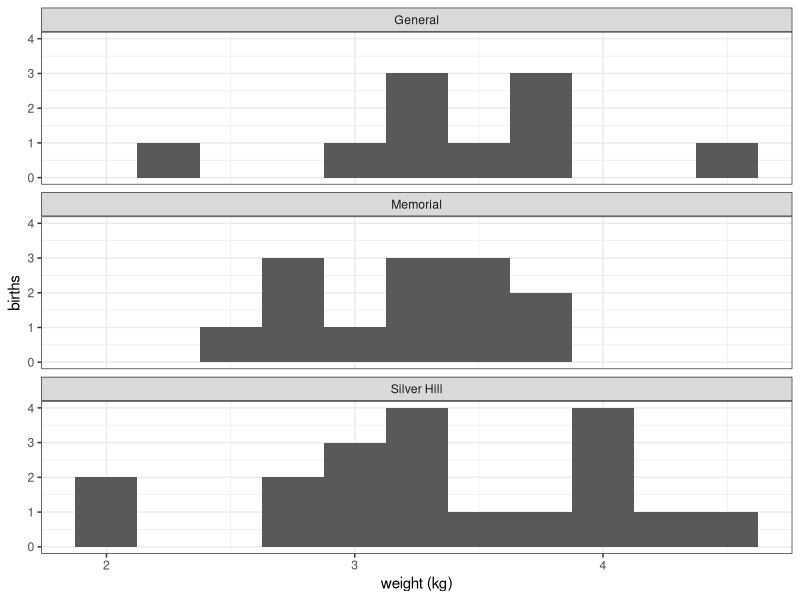
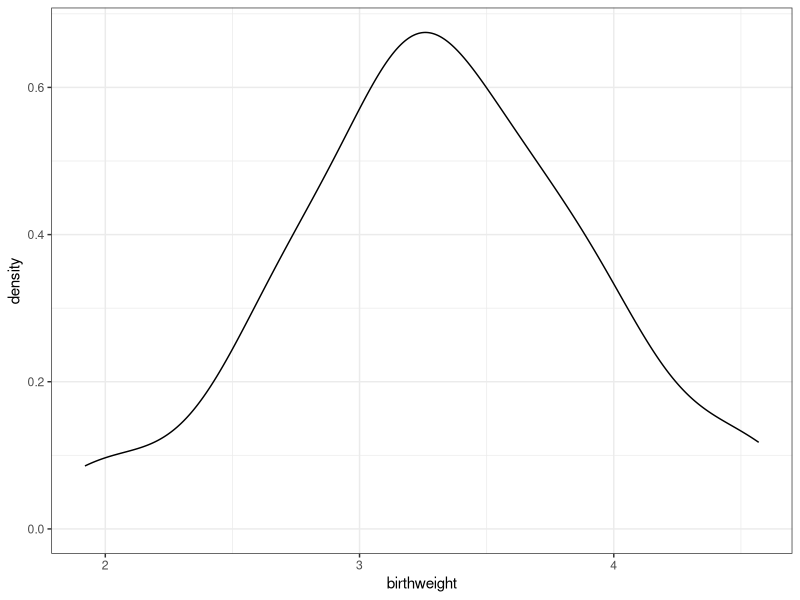
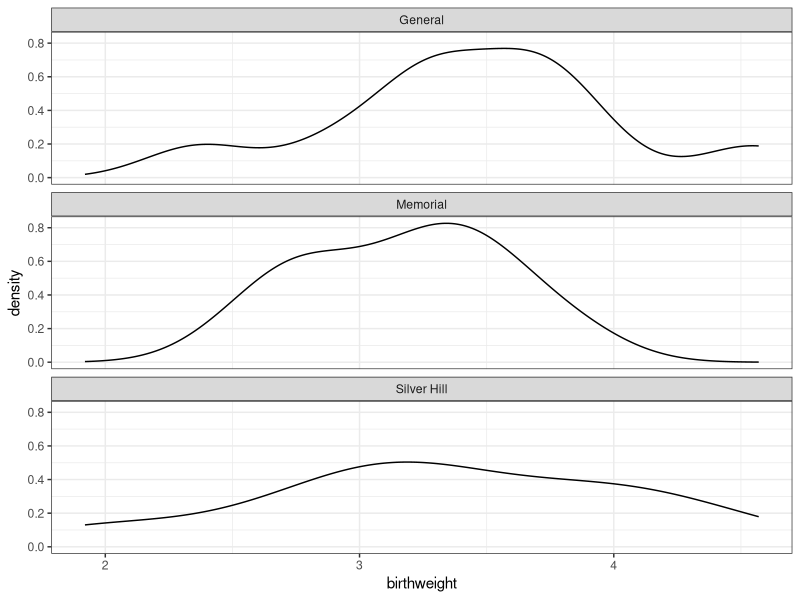
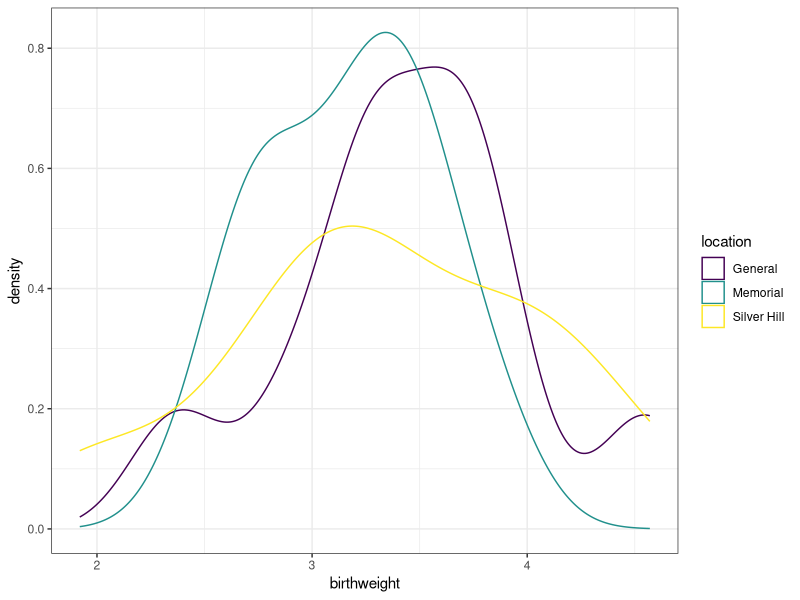
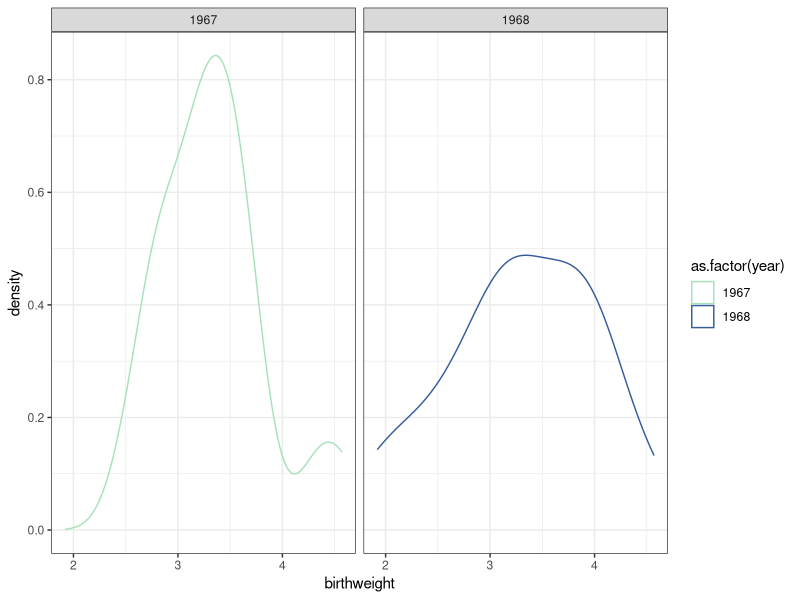
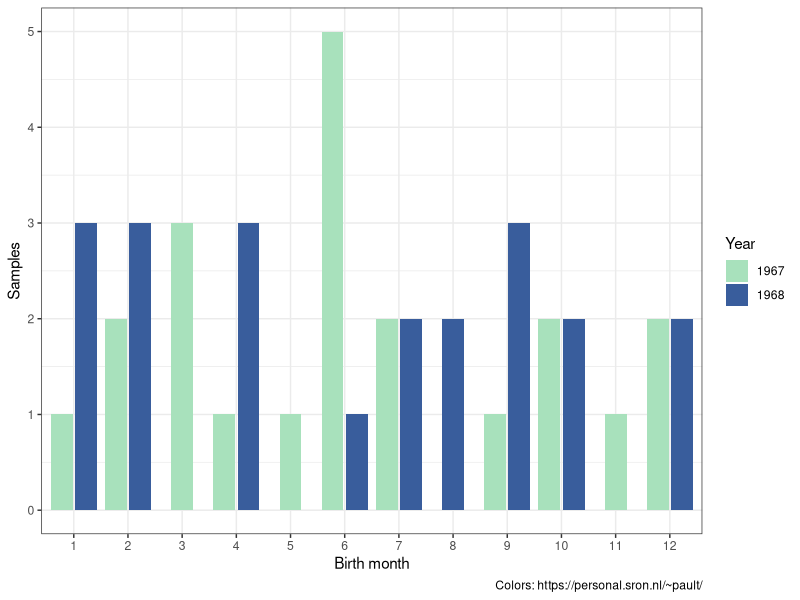
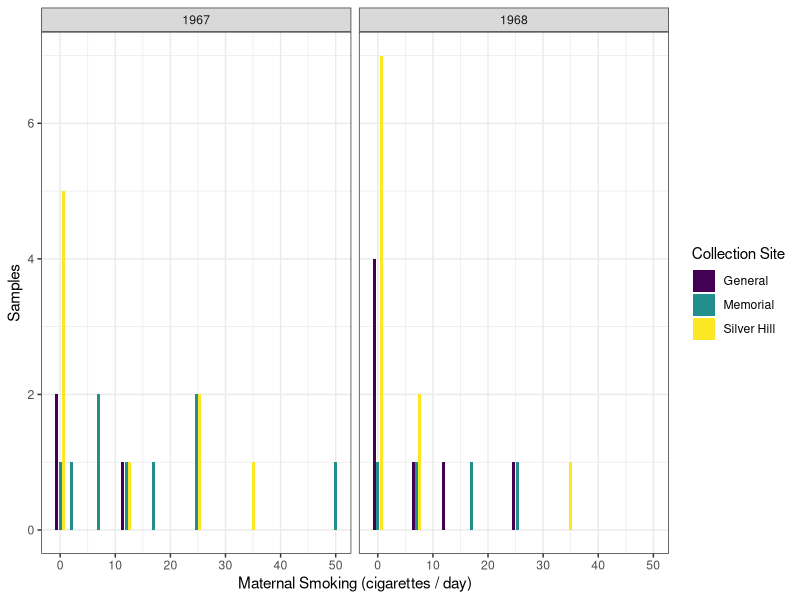
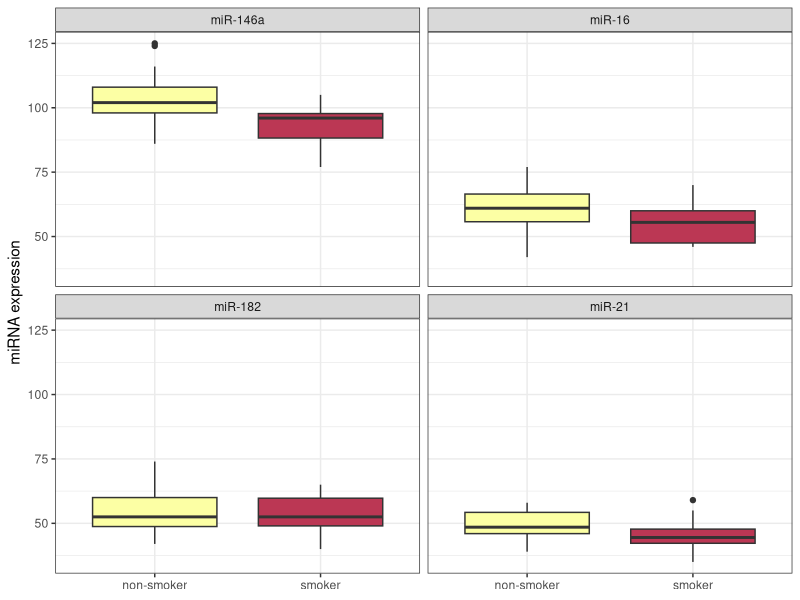

R code for these plots, in order:
## ---- chunk 1
birthweight <- read.csv("datasets/birthweight.csv")
## ---- chunk 2
class(birthweight)
dim(birthweight)
## ---- chunk 3
birthweight
## ---- chunk 4
birthweight$birthweight
mean(birthweight$birthweight)
## ---- chunk 5
birthweight[["birthweight"]]
mean(birthweight[["birthweight"]])
## ---- chunk 6
# which column contains the birthweight?
# lines beginning with a '#' will not be executed by R
colnames(birthweight)
birthweight[[5]]
mean(birthweight[[5]])
# un-comment the following line and see what happens:
#birthweight$5
## ---- chunk 7
birthweight[5]
## ---- chunk 8
birthweight[c(1,5)]
## ---- chunk 9
birthweight[1, 5]
## ---- chunk 10
birthweight[c(2,7,29), c(1,5)]
## ---- chunk 11
colnames(birthweight)
birthweight[c("maternal.cigarettes", "birthweight")]
birthweight[c(1,3,5:13), -c(13:16)]
## ---- chunk 12
birthweight[c(1,3,5:13), c(TRUE, TRUE, TRUE, TRUE, TRUE, TRUE, TRUE, TRUE, TRUE, TRUE, TRUE, TRUE, FALSE, FALSE, FALSE, FALSE, TRUE, TRUE)]
## ---- chunk 13
birthweight$length
birthweight$length < 50
birthweight[birthweight$length < 50, c(1,4:12,17,18)]
## ---- chunk 14
birthweight$length[1]
birthweight$length[c(1,2)]
## ---- chunk 15
class(birthweight$birthweight)
class(birthweight$geriatric.pregnancy)
class(birthweight$smoker)
## ---- chunk 16
birthweight[birthweight$head.circumference > 35, c("length", "weeks.gestation", "maternal.height", "paternal.height")]
birthweight[birthweight$maternal.age <= 20, c("location", "maternal.age", "paternal.age")]
birthweight[birthweight$paternal.education == 10, c(1,13:16)]
birthweight[birthweight$weeks.gestation != 40, "weeks.gestation"]
birthweight[birthweight$location == "General",]
## ---- chunk 17
is.numeric(birthweight$ID)
is.numeric(birthweight$smoker)
## ---- chunk 18
as.logical(birthweight$low.birthweight)
as.logical(birthweight$smoker)
## ---- chunk 19
as.numeric(birthweight$geriatric.pregnancy)
## ---- chunk 20
as.logical(birthweight$maternal.age)
## ---- chunk 21
birthweight$low.birthweight <- as.logical(birthweight$low.birthweight)
birthweight
## ---- chunk 22
birthweight$smoker == "yes"
birthweight$smoker <- (birthweight$smoker == "yes")
birthweight
## ---- chunk 23
?table
table(birthweight$geriatric.pregnancy, birthweight$low.birthweight)
## ---- chunk 24
?chisq.test
chisq.test(birthweight$geriatric.pregnancy, birthweight$low.birthweight)
## ---- chunk 25
mean(birthweight$birthweight[birthweight$geriatric.pregnancy])
# the ! character is used for negation
mean(birthweight$birthweight[!birthweight$geriatric.pregnancy])
## ---- chunk 26
mean(birthweight$paternal.age)
mean(birthweight$paternal.age, na.rm = TRUE)
sd(birthweight$paternal.age, na.rm = TRUE)
## ---- chunk 27
?strsplit
strsplit(birthweight$birth.date, split = "/")
## ---- chunk 28
unlist(strsplit(birthweight$birth.date, split = "/"))
## ---- chunk 29
# by row
apply(birthweight[,c("maternal.cigarettes", "paternal.cigarettes")], 1, sum)
# by column
apply(birthweight[,c("maternal.cigarettes", "paternal.cigarettes")], 2, sum)
## ---- chunk 30
mapply(sum, birthweight$maternal.cigarettes, birthweight$paternal.cigarettes)
## ---- chunk 31
tapply(birthweight$birthweight, birthweight$smoker, mean)
## ---- chunk 32
lapply(strsplit(birthweight$birth.date, split = "/"), '[[', 1)
sapply(strsplit(birthweight$birth.date, split = "/"), '[[', 1)
## ---- chunk 33
# custom function takes a vector of dates and returns a data frame with columns day, month, and year
split_MMDDYYYY <- function(date_vector){
  date_list = lapply(seq(1:3), function(i){
    as.integer(sapply(strsplit(date_vector, split = "/"), '[[', i))
  })
  names(date_list) = c("month", "day", "year")
  as.data.frame(do.call("cbind", date_list))
}

split_MMDDYYYY(birthweight$birth.date)
## ---- chunk 34
birthweight <- cbind(birthweight, split_MMDDYYYY(birthweight$birth.date))
## ---- chunk 35
mir <- read.csv("datasets/miRNA.csv", row.names = 1)
mir
## ---- chunk 36
mir <- as.data.frame(t(mir))
mir$ID <- gsub("sample.", "", rownames(mir))
experiment <- merge(birthweight, mir)
experiment
## ---- chunk 37
write.csv(experiment, "experiment.csv")
## ---- chunk 38
if (!("BiocManager" %in% rownames(installed.packages()))){
  install.packages("BiocManager")
}
if (!("ggplot2" %in% rownames(installed.packages()))){
  install.packages("ggplot2")
}
if (!("tidyr" %in% rownames(installed.packages()))){
  install.packages("tidyr")
}
if (!("dplyr" %in% rownames(installed.packages()))){
  install.packages("dplyr")
}
if (!("magrittr" %in% rownames(installed.packages()))){
  install.packages("magrittr")
}
if (!("viridis" %in% rownames(installed.packages()))){
  install.packages("viridis")
}
## ---- chunk 39
library(tidyr)
library(dplyr)
library(magrittr)
## ---- chunk 40
birthweight
## ---- chunk 41
experiment %>%
  filter(low.birthweight == TRUE) %>%
  select(birth.date, length, birthweight, smoker)
# equivalent to:
experiment[experiment$low.birthweight == TRUE, c("birth.date", "length", "birthweight", "smoker")]
## ---- chunk 42
experiment %>%
  filter(low.birthweight == TRUE) %>%
  select(birth.date, length, birthweight, smoker) %>%
  separate(col = birth.date, sep = "[/]", into = c("month", "day", "year"))
## ---- chunk 43
experiment %>%
  filter(low.birthweight == TRUE) %>%
  select(birth.date, length, birthweight, smoker) %>%
  mutate(d = birthweight / length)
## ---- chunk 44
experiment %>%
  group_by(smoker) %>%
  summarize(mean.birthweight = mean(birthweight))
experiment %>%
  group_by(smoker, low.birthweight) %>%
  summarize(mean.birthweight = mean(birthweight))
## ---- chunk 45
experiment %>%
  group_by(smoker) %>%
  select(birthweight, length, head.circumference, weeks.gestation) %>%
  slice_max(order_by = birthweight, n = 5)
## ---- chunk 46
experiment %>%
  filter(low.birthweight == TRUE) %>%
  select(smoker, `miR-16`, `miR-21`, `miR-146a`, `miR-182`) %>%
  pivot_longer(cols = c(`miR-16`, `miR-21`, `miR-146a`, `miR-182`),
               names_to = "gene",
               values_to = "expression") 
## ---- chunk 47
library(ggplot2)
library(viridis)
?viridis

locations.palette <- viridis(3)
smoking.palette <- inferno(2, begin = 0.5, direction = -1)
years.palette <- mako(2, begin = 0.4, end = 0.9, direction = -1)
genes.palette <- plasma(4)
## ---- chunk 48
ggplot(data = experiment, mapping = aes(x = birthweight)) +
  geom_histogram(binwidth = 0.25) +
  facet_wrap(~location, nrow = 3) +
  labs(x = "weight (kg)", y = "births") +
  theme_bw()
ggplot(data = experiment, mapping = aes(x = birthweight)) +
  geom_density() +
  theme_bw()
ggplot(data = experiment, mapping = aes(x = birthweight)) +
  geom_density() +
  facet_wrap(~location, nrow = 3) +
  theme_bw()
ggplot(data = experiment,
       mapping = aes(x = birthweight,
                     color = location)) +
  geom_density() +
  scale_color_manual(values = locations.palette) +
  theme_bw()
ggplot(data = experiment,
       mapping = aes(x = birthweight,
                     color = as.factor(year))) +
  geom_density() +
  facet_wrap(~as.factor(year), nrow = 1) +
  scale_color_manual(values = years.palette) +
  theme_bw()
## ---- chunk 49
ggplot(data = experiment,
       mapping = aes(x = as.factor(month), fill = as.factor(year))) +
  geom_bar(position = position_dodge2(preserve = "single")) +
  labs(x = "Birth month", y = "Samples", fill = "Year",
       caption = "Colors: https://personal.sron.nl/~pault/") +
  scale_fill_manual(values = years.palette) +
  theme_bw()

ggplot(data = experiment,
       mapping = aes(x = maternal.cigarettes, fill = location)) +
  geom_bar(position = position_dodge2(preserve = "single")) +
  labs(x = "Maternal Smoking (cigarettes / day)", y = "Samples", fill = "Collection Site") +
  scale_fill_manual(values = locations.palette) +
  facet_wrap(~year) +
  theme_bw()
## ---- chunk 50
experiment %>%
  pivot_longer(cols = c(22:25),
               names_to = "gene.id",
               values_to = "expression") %>%
  ggplot(mapping = aes(x = smoker, y = expression, fill = smoker)) +
  geom_boxplot() +
  facet_wrap(~ gene.id, nrow = 2) +
  scale_fill_manual(values = smoking.palette) +
  scale_x_discrete(labels = c("non-smoker", "smoker")) +
  guides(fill = "none") +
  labs(y = "miRNA expression") +
  theme_bw() +
  theme(axis.title.x = element_blank())

experiment %>%
  pivot_longer(cols = c(22:25),
               names_to = "gene.id",
               values_to = "expression") %>%
  ggplot(mapping = aes(x = smoker, y = expression, fill = smoker)) +
  geom_violin() +
  scale_fill_manual(values = smoking.palette) +
  scale_x_discrete(labels = c("non-smoker", "smoker")) +
  facet_wrap(~ gene.id, nrow = 2) +
  guides(fill = "none") +
  labs(x = "Maternal tobacco use in pregnancy", y = "miRNA expression") +
  theme_bw()
## ---- chunk 51
experiment %>%
  pivot_longer(cols = c(22:25),
               names_to = "gene.id",
               values_to = "expression") %>%
  ggplot(mapping = aes(x = maternal.cigarettes, y = expression, color = location, shape = low.birthweight)) +
  geom_point() +
  scale_color_manual(values = locations.palette) +
  scale_shape_manual(values = c(16, 17), labels = c("< 2.72 kg", ">= 2.72 kg")) +
  facet_wrap(~ gene.id, nrow = 2) +
  labs(x = "Maternal cigarettes / day", y = "miRNA expression") +
  theme_bw() +
  theme(legend.title = element_blank())

experiment %>%
  filter(weeks.gestation >= 38, weeks.gestation <= 40) %>%
  pivot_longer(cols = c(22:25),
               names_to = "gene.id",
               values_to = "expression") %>%
  ggplot(mapping = aes(x = maternal.cigarettes, y = expression, color = gene.id, shape = low.birthweight)) +
  geom_point() +
  scale_color_manual(values = genes.palette) +
  scale_shape_manual(values = c(16, 17), labels = c("< 2.72 kg", ">= 2.72 kg")) +
  facet_wrap(~ weeks.gestation, nrow = 1) +
  labs(x = "Maternal cigarettes / day", y = "miRNA expression") +
  theme_bw() +
  theme(legend.title = element_blank())

ggplot(experiment, mapping = aes(x = weeks.gestation, y = birthweight, color = smoker)) +
  geom_point()  +
  scale_color_manual(values = smoking.palette, labels = c("non-smoking", "smoking")) +
  labs(x = "Gestational age at birth (weeks)", y = "Birth weight") +
  theme_bw() +
  theme(legend.title = element_blank())

experiment %>%
  filter(smoker == TRUE) %>%
  ggplot(mapping = aes(x = maternal.cigarettes,
                       y = weeks.gestation,
                       color = birthweight)) +
  geom_point()  +
  labs(x = "Maternal cigarettes / day", y = "Gestational age at birth (weeks)", color = "Birth weight (kg)") +
  scale_color_viridis(option = "inferno", begin = 0.4) +
  theme_bw()
## ---- chunk 52
ggplot(experiment, mapping = aes(x = weeks.gestation,
                                 y = birthweight,
                                 color = smoker)) +
  geom_point() +
  geom_smooth(alpha = 0.2) +
  labs(x = "Gestational age at birth (weeks)",
       y = "Birth weight (kg)",
       color = "Maternal tobacco use",
       caption = "Birthweight increases with gestational age for infants born to both\nsmokers and non-smokers.") +
  scale_color_manual(values = smoking.palette) +
  theme_bw() +
  theme(plot.caption = element_text(hjust = 0))
## ---- chunk 53

## ---- chunk 54

